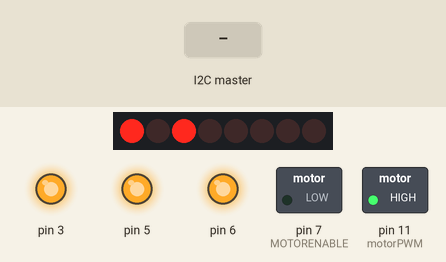
This sketch was run on a simulated Arduino Uno, built with avr-gcc and run on an emulated ATmega328P. Shown: 8 shift-register outputs drawn as a row of LEDs (first output left, lit = HIGH), switched loads named in the sketch (green lamp = pin HIGH), output pins drawn as LEDs (lit = HIGH). Wiring (inferred from the names in the program): shift register (74HC595): data pin 8; shift clock pin 4; latch pin 12. Wiring (inferred from the signals the program sends): row of LEDs: on Q0, Q1, Q2, Q3, Q4, Q5, Q6, Q7. Inputs (shaded band) come from the test bench. Random numbers use the default seed unless the sketch sets one; pins used as bus, display or sensor lines are not drawn; what the sketch prints to the serial monitor is not drawn.

Above: at 3.6 s.
3.7 s: the I2C master sends the byte 1
At 8.3 s:
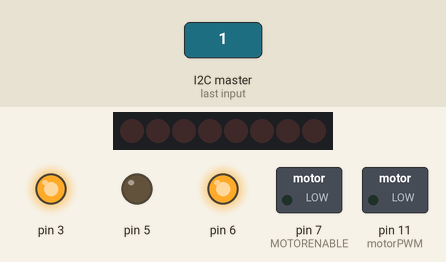
At 25.8 s:
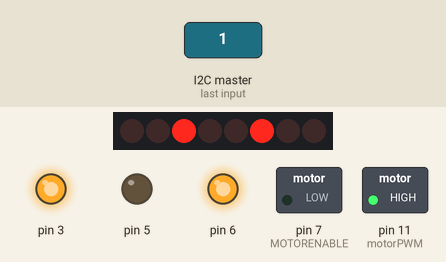
Timing chart, 0 to 31.7 s (numbered marks = the images above; inputs shaded):
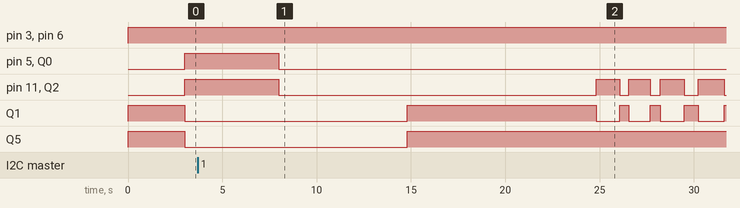

The sketch:

PlantBehaviorGamel.ino
```cpp
//***************************************************************
//*** SOFT ROBOTIC ACTUATOR CONTROL WITH ARDUINO MOTOR SHIELD ***
//***              Jonas Jørgensen                            ***
//***************************************************************
// Based on "Simple Motor Shield sketch" (June 2012, Open Source / Public Domain) By arduino.cc user "Krodal".
// (A simple sketch for the motor shield without using the Adafruit library)

// Connector usage
// ---------------
// The order is different than what you would expect.
// If the Arduino (Uno) board is held with the USB
// connector to the left, the positive (A) side is
// at the top (north), and the negative (B) side is
// the bottom (south) for both headers.
//
//   Connector X1:
//     M1 on outside = MOTOR1_A   (+) north
//     M1 on inside  = MOTOR1_B   (-)
//     middle        = GND
//     M2 on inside  = MOTOR2_A   (+)
//     M2 on outside = MOTOR2_B   (-) south
//
//   Connector X2:
//     M3 on outside = MOTOR3_B   (-) south
//     M3 on inside  = MOTOR3_A   (+)
//     middle        = GND
//     M4 on inside  = MOTOR4_B   (-)
//     M4 on outside = MOTOR4_A   (+) north
//
//
//         -------------------------------
//         | -+s                         |
//         | -+s                         |
//    M1 A |                             | M4 A
//    M1 B |                             | M4 B
//    GND  |                             | GND
//    M2 A |                             | M3 A
//    M2 B |                             | M3 B
//         |                       ..... |
//         -------------------------------
//                + -
//
//
//
// Pin usage with the Motorshield
// ---------------------------------------
// Analog pins: not used at all
//     A0 ... A5 are still available
//     They all can also be used as digital pins.
//     Also I2C (A4=SDA and A5=SCL) can be used.
//     These pins have a breadboard area on the shield.
// Digital pins: used: 3,4,5,6,7,8,9,10,11,12
//     Pin 9 and 10 are only used for the servo motors.
//     Already in use: 0 (RX) and 1 (TX).
//     Unused: 2,13
//     Pin 2 has an soldering hole on the board,
//           easy to connect a wire.
//     Pin 13 is also connected to the system led.
// I2C is possible, but SPI is not possible since
// those pins are used.
//


#include <Servo.h>
#include <Wire.h>


// Arduino pins for the shift register
#define MOTORLATCH 12
#define MOTORCLK 4
#define MOTORENABLE 7
#define MOTORDATA 8

// 8-bit bus after the 74HC595 shift register
// (not Arduino pins)
// These are used to set the direction of the bridge driver.
#define MOTOR1_A 2
#define MOTOR1_B 3
#define MOTOR2_A 1
#define MOTOR2_B 4
#define MOTOR3_A 5
#define MOTOR3_B 7
#define MOTOR4_A 0
#define MOTOR4_B 6

// Arduino pins for the PWM signals.
#define MOTOR1_PWM 11
#define MOTOR2_PWM 3
#define MOTOR3_PWM 6
#define MOTOR4_PWM 5
#define SERVO1_PWM 10
#define SERVO2_PWM 9

// Codes for the motor function.
#define FORWARD 1
#define BACKWARD 2
#define BRAKE 3
#define RELEASE 4

//INTERESTING STUFF BELOW THIS LINE!!!!!!!!!!!!!!!

//booleans to keep track of what behaviors to execute
boolean isEyeActive = false;
boolean isPlantDead = false;

boolean isStart = true;

//int to keep track of behavior
int behaviorType = 1;
int shouldChangeBehavior = 0;

int LED = 13;
int x = 0;

void setup()
{
  Serial.begin(9600);
  Serial.println("Soft robotic actuator control w. Arduino motor shield");
// Start the I2C Bus as Slave on address 9
  Wire.begin(9);
  // Attach a function to trigger when something is received.
  Wire.onReceive(receiveEvent);
}
void receiveEvent(int bytes) {
  x = Wire.read();    // read one character from the I2C
}

void loop()
{
//If value received is 0 blink LED for 200 ms
  if (x == 1)
  {
   isEyeActive = true;
  }
  else if (x==0)
  {
     isEyeActive = false;
   }


  //Normally-closed valves are used

  //***PUMP1: connected to M1_A(+) and M1_B(-)
  //***VALVE1: connected to M2_A(+) and M2_B(-)

  //***PUMP2: connected to M4_A(+) and M4_B(-)
  //***VALVE2: connected to M3_A(+) and M3_B(-)

  // ----------- actual code here ----------------


  if(isStart == true)
  {
    motor_output(MOTOR2_A, HIGH, 255); //Open VALVE1
    motor_output(MOTOR3_A, HIGH, 255); //Open VALVE2
    delay(3000); //Delay to release trapped air
    isStart = false;
  }


  //different states of behavior
  if(isEyeActive == false)
  {
    //if the eye is inactive, commence idle behaviors
    motor_output(MOTOR2_A, LOW, 255); //Close VALVE1
    motor_output(MOTOR3_A, LOW, 255); //Close VALVE2

    motor(1, FORWARD, 255); //Start PUMP1
    motor(4, FORWARD, 255); //Start PUMP2
    //delay(random(1000, 4000));
    delay(5000);
    motor(1, RELEASE, 0); //Stop PUMP1
    motor(4, RELEASE, 0); //Stop PUMP2
    delay(random(0, 10000));

    motor_output(MOTOR2_A, HIGH, 255); //Open VALVE1
    motor_output(MOTOR3_A, HIGH, 255); //Open VALVE2
    //delay(random(1000, 5000));
    delay(10000);
  }
  else if(isEyeActive == true)
  {
    //if eye active, commence active behaviors

    if(behaviorType == 0)
    {
      //Comfortable behavior
      motor_output(MOTOR2_A, LOW, 255); //Close VALVE1

      motor(1, FORWARD, 255); //Start PUMP1
      delay(random(1000, 4000));
      motor(1, RELEASE, 0); //Stop PUMP1
      delay(random(1000, 5000));

      motor_output(MOTOR2_A, HIGH, 255); //Open VALVE1
      delay(random(2000, 5000));

    }
    else if(behaviorType == 1)
    {
      //Uncomfortable behavior
      motor_output(MOTOR2_A, LOW, 255); //Close VALVE1

      motor(1, FORWARD, 255); //Start PUMP1
      delay(random(1000, 1500));
      motor(1, RELEASE, 0); //Stop PUMP1

      motor_output(MOTOR2_A, HIGH, 255); //Open VALVE1
      delay(random(400, 800));

    }
  }
    /*
     //old active behaviors
    if(behaviorType == 0)
    {
      //make a normal behavior
      motor_output(MOTOR3_A, LOW, 255); //Close VALVE2

      motor(1, FORWARD, 255); //Start PUMP1
      delay(random(1000, 4000));
      motor(1, RELEASE, 0); //Stop PUMP1
      delay(random(0, 15000));

      motor_output(MOTOR3_A, HIGH, 255); //Open VALVE2
      delay(random(1000, 5000));

      shouldChangeBehavior = random(0, 10);
      if(shouldChangeBehavior >= 8){
        behaviorType = random(0, 2);
      }
    }
    else if (behaviorType == 1)
    {
      //make a frantic behavior
      motor_output(MOTOR3_A, LOW, 255); //Close VALVE2

      motor(1, FORWARD, 255); //Start PUMP1
      delay(random(1000, 1500));
      motor(1, RELEASE, 0); //Stop PUMP1

      motor_output(MOTOR3_A, HIGH, 255); //Open VALVE2
      delay(random(400, 800));

      shouldChangeBehavior = random(0, 10);
      if(shouldChangeBehavior >= 5){
        behaviorType = random(0, 2);
      }
    }
    else if (behaviorType == 2)
    {
      //make a heartbeat/breathe behavior?
      motor_output(MOTOR3_A, LOW, 255); //Close VALVE2

      motor(1, FORWARD, 255); //Start PUMP1
      delay(random(2000, 3000));
      motor(1, RELEASE, 0); //Stop PUMP1
      delay(500);

      motor_output(MOTOR3_A, HIGH, 255); //Open VALVE2
      delay(random(1000, 2000));
      delay(500);

      shouldChangeBehavior = random(0, 10);
      if(shouldChangeBehavior >= 6){
        behaviorType = random(0, 2);
      }
    }

  }*/
  else if(isPlantDead == true)
  {
    //if plant dead, do dead behavior
    //stop all motors, open all valves

    motor(1, RELEASE, 0);//Stop PUMP1
    motor(4, RELEASE, 0);//Stop PUMP2

    motor_output(MOTOR2_A, HIGH, 255); //Open VALVE1
    motor_output(MOTOR3_A, HIGH, 255); //Open VALVE2
  }

}

//INTERESTING STUFF ABOVE THIS LINE!!!!!!!!!!!!!!!!!!!!!!!

// Initializing
// ------------
// There is no initialization function.
//
// The shiftWrite() has an automatic initializing.
// The PWM outputs are floating during startup,
// that's okay for the Motor Shield, it stays off.
// Using analogWrite() without pinMode() is valid.
//


// ---------------------------------
// motor
//
// Select the motor (1-4), the command,
// and the speed (0-255).
// The commands are: FORWARD, BACKWARD, BRAKE, RELEASE.

void motor(int nMotor, int command, int speed)
{
  int motorA, motorB;

  if (nMotor >= 1 && nMotor <= 4)
  {
    switch (nMotor)
    {
    case 1:
      motorA   = MOTOR1_A;
      motorB   = MOTOR1_B;
      break;
    case 2:
      motorA   = MOTOR2_A;
      motorB   = MOTOR2_B;
      break;
    case 3:
      motorA   = MOTOR3_A;
      motorB   = MOTOR3_B;
      break;
    case 4:
      motorA   = MOTOR4_A;
      motorB   = MOTOR4_B;
      break;
    default:
      break;
    }

    switch (command)
    {
    case FORWARD:
      motor_output (motorA, HIGH, speed);
      motor_output (motorB, LOW, -1);     // -1: no PWM set
      break;
    case BACKWARD:
      motor_output (motorA, LOW, speed);
      motor_output (motorB, HIGH, -1);    // -1: no PWM set
      break;
    case BRAKE:
      // The AdaFruit library didn't implement a brake.
      // The L293D motor driver ic doesn't have a good
      // brake anyway.
      // It uses transistors inside, and not mosfets.
      // Some use a software break, by using a short
      // reverse voltage.
      // This brake will try to brake, by enabling
      // the output and by pulling both outputs to ground.
      // But it isn't a good break.
      motor_output (motorA, LOW, 255); // 255: fully on.
      motor_output (motorB, LOW, -1);  // -1: no PWM set
      break;
    case RELEASE:
      motor_output (motorA, LOW, 0);  // 0: output floating.
      motor_output (motorB, LOW, -1); // -1: no PWM set
      break;
    default:
      break;
    }
  }
}


// ---------------------------------
// motor_output
//
// The function motor_ouput uses the motor driver to
// drive normal outputs like lights, relays, solenoids,
// DC motors (but not in reverse).
//
// It is also used as an internal helper function
// for the motor() function.
//
// The high_low variable should be set 'HIGH'
// to drive lights, etc.
// It can be set 'LOW', to switch it off,
// but also a 'speed' of 0 will switch it off.
//
// The 'speed' sets the PWM for 0...255, and is for
// both pins of the motor output.
//   For example, if motor 3 side 'A' is used to for a
//   dimmed light at 50% (speed is 128), also the
//   motor 3 side 'B' output will be dimmed for 50%.
// Set to 0 for completelty off (high impedance).
// Set to 255 for fully on.
// Special settings for the PWM speed:
//    Set to -1 for not setting the PWM at all.
//
void motor_output (int output, int high_low, int speed)
{
  int motorPWM;

  switch (output)
  {
  case MOTOR1_A:
  case MOTOR1_B:
    motorPWM = MOTOR1_PWM;
    break;
  case MOTOR2_A:
  case MOTOR2_B:
    motorPWM = MOTOR2_PWM;
    break;
  case MOTOR3_A:
  case MOTOR3_B:
    motorPWM = MOTOR3_PWM;
    break;
  case MOTOR4_A:
  case MOTOR4_B:
    motorPWM = MOTOR4_PWM;
    break;
  default:
    // Use speed as error flag, -3333 = invalid output.
    speed = -3333;
    break;
  }

  if (speed != -3333)
  {
    // Set the direction with the shift register
    // on the MotorShield, even if the speed = -1.
    // In that case the direction will be set, but
    // not the PWM.
    shiftWrite(output, high_low);

    // set PWM only if it is valid
    if (speed >= 0 && speed <= 255)
    {
      analogWrite(motorPWM, speed);
    }
  }
}


// ---------------------------------
// shiftWrite
//
// The parameters are just like digitalWrite().
//
// The output is the pin 0...7 (the pin behind
// the shift register).
// The second parameter is HIGH or LOW.
//
// There is no initialization function.
// Initialization is automatically done at the first
// time it is used.
//
void shiftWrite(int output, int high_low)
{
  static int latch_copy;
  static int shift_register_initialized = false;

  // Do the initialization on the fly,
  // at the first time it is used.
  if (!shift_register_initialized)
  {
    // Set pins for shift register to output
    pinMode(MOTORLATCH, OUTPUT);
    pinMode(MOTORENABLE, OUTPUT);
    pinMode(MOTORDATA, OUTPUT);
    pinMode(MOTORCLK, OUTPUT);

    // Set pins for shift register to default value (low);
    digitalWrite(MOTORDATA, LOW);
    digitalWrite(MOTORLATCH, LOW);
    digitalWrite(MOTORCLK, LOW);
    // Enable the shift register, set Enable pin Low.
    digitalWrite(MOTORENABLE, LOW);

    // start with all outputs (of the shift register) low
    latch_copy = 0;

    shift_register_initialized = true;
  }

  // The defines HIGH and LOW are 1 and 0.
  // So this is valid.
  bitWrite(latch_copy, output, high_low);

  // Use the default Arduino 'shiftOut()' function to
  // shift the bits with the MOTORCLK as clock pulse.
  // The 74HC595 shiftregister wants the MSB first.
  // After that, generate a latch pulse with MOTORLATCH.
  shiftOut(MOTORDATA, MOTORCLK, MSBFIRST, latch_copy);
  delayMicroseconds(5);    // For safety, not really needed.
  digitalWrite(MOTORLATCH, HIGH);
  delayMicroseconds(5);    // For safety, not really needed.
  digitalWrite(MOTORLATCH, LOW);
}
```
